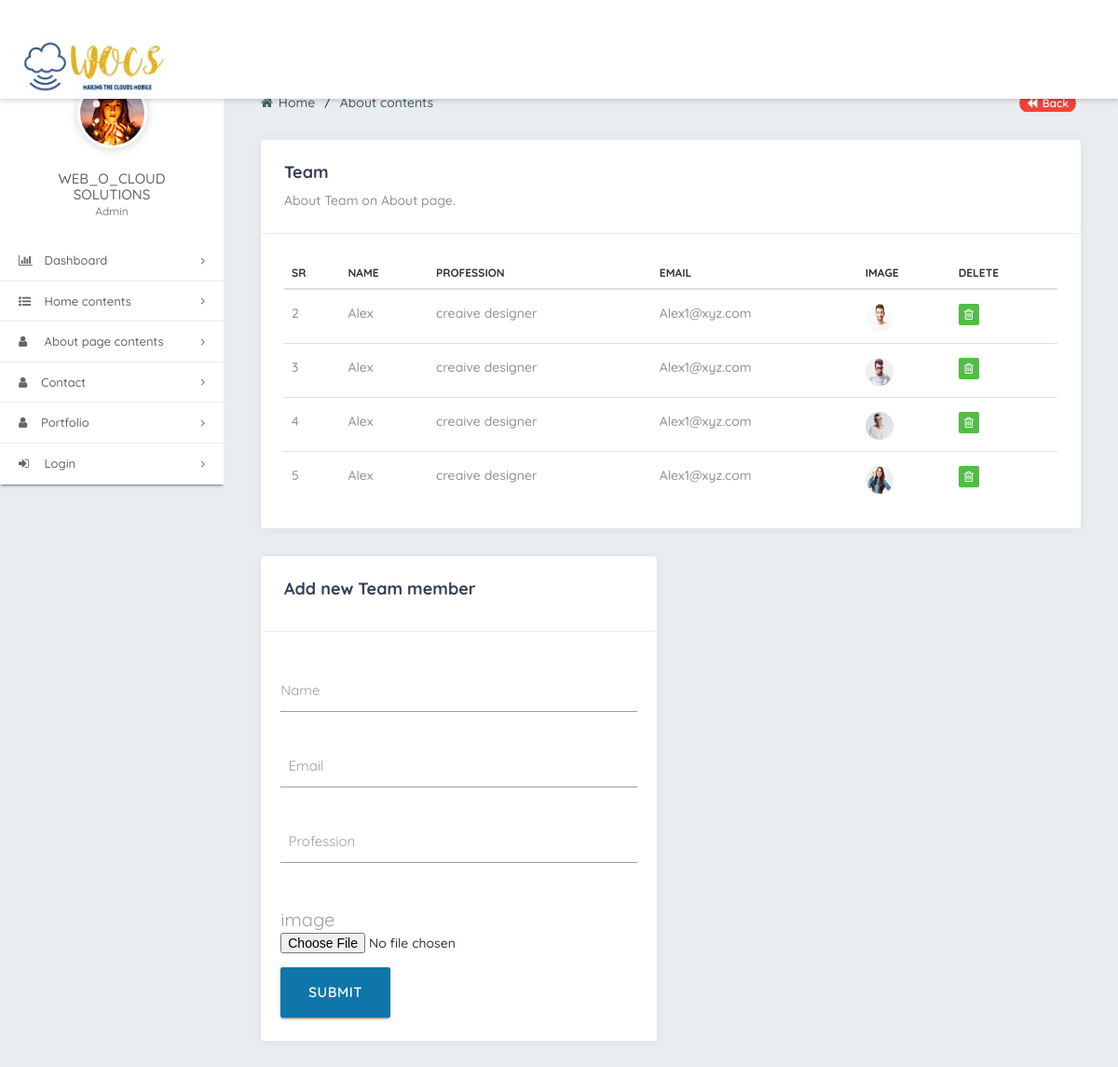
The app's page /admin/about_team.php with its own data.
### tables this page shows
CREATE TABLE `team_about` (
  `sr` int(11) NOT NULL,
  `name` varchar(100) NOT NULL,
  `profession` varchar(100) NOT NULL,
  `email` varchar(100) NOT NULL,
  `photo` varchar(100) NOT NULL
);

### admin/about_team.php (the view, shortened to what this page needs)
<!DOCTYPE html>
<html lang="en">
<head>
    <link rel="stylesheet" href="css/font-awesome.min.css">
    <link rel="stylesheet" href="css/style.css">
    <link rel="stylesheet" href="css/mob.css">
    <link rel="stylesheet" href="css/bootstrap.css">
    <link rel="stylesheet" href="css/materialize.css" />
</head>
<body>
    <?php
		include('includes/header.php');
	?>
    <div class="container-fluid sb2">
        <div class="row">
            <?php
				include('includes/sidebar.php');
			?>
            <div class="sb2-2">
                <div class="sb2-2-2">
                    <ul>
                        <li><a href="admin_index.php"><i class="fa fa-home" aria-hidden="true"></i> Home</a>
                        </li>
                        <li class="active-bre"><a href="#"> About contents</a>
                        </li>
                        <li class="page-back"><a href="admin_index.php"><i class="fa fa-backward" aria-hidden="true"></i> Back</a>
                        </li>
                    </ul>
                </div>
                <div class="sb2-2-3">
                    <div class="row">
                        <div class="col-md-12">
                            <div class="box-inn-sp">
                                <div class="inn-title">
                                    <h4>Team</h4>
                                    <p>About Team on About page.</p>
								</div>
                                <div class="tab-inn">
                                    <div class="table-responsive table-desi">
                                        <table class="table table-hover">
                                            <thead>
                                                <tr>
                                                    <th>sr</th>
                                                    <th>Name</th>
                                                    <th>Profession</th>
													<th>Email</th>
                                                    <th>image</th>
													<th>Delete</th>
                                                </tr>
                                            </thead>
                                            <tbody>
													<?php
														include('includes/c.php');
														$sql = "select * from team_about";
														$result = mysqli_query($connection,$sql);
														while($set=mysqli_fetch_array($result))
														{
															echo '<tr>
																<td>'.$set["sr"].'</td>
																<td>'.$set["name"].'</td>
																<td>'.$set["profession"].'</td>
																<td>'.$set["email"].'</td>
																<td>
																<span class="list-img"><img src="../'.$set["photo"].'" alt=""></span>
																</td>
																<td>
																<a href="#"><i class="fa fa-trash-o" aria-hidden="true"></i></a>
																</td>
																</tr>
																';
														}
													?>
                                            </tbody>
                                        </table>
                                    </div>
                                </div>
                            </div>
                        </div>
                    </div>
                </div>
				<div class="sb2-2-3">
                    <div class="row">
                        <div class="col-md-6">
                            <div class="box-inn-sp">
                                <div class="inn-title">
                                    <h4>Add new Team member</h4>
                                </div>
                                <div class="tab-inn">
                                    <form action="aboutteam_form.php" method="post" enctype="multipart/form-data">
                                        <div class="row">
                                            <div class="input-field col s12">
                                                <input name="name" id="name" type="text" class="validate">
                                                <label for="name">Name</label>
                                            </div>
                                        </div>
                                        <div class="row">
                                            <div class="input-field col s12">
                                                <input type="text" name="email" id="email"  class="validate">
                                                <label for="email">&nbsp Email</label>
                                            </div>
                                        </div>
										<div class="row">
                                            <div class="input-field col s12">
                                                <input type="text" name="prof" id="prof"  class="validate">
                                                <label for="prof">&nbsp Profession</label>
                                            </div>
                                        </div>
                                        <div class="row">
                                            <div class="input-field col s12">
											<label for="file" style="font-size:20px;">image</label><br><br>
                                                <input name="file" id="file" type="file" >
                                            </div>
                                        </div>
										<div class="row">
                                            <div class="input-field col s12">
                                                <button type="submit" name="submit"  class="waves-effect waves-light btn-large">submit</button>
                                            </div>
                                        </div>
                                    </form>
                                </div>
                            </div>
                        </div>
                    </div>
                </div>
			</div>
		</div>
</body>
</html>

### admin/css/style.css (style rules this page uses)
body { font-family: 'Quicksand', sans-serif; font-weight:500; }
h1, h2, h3, h4, h5, h6 { margin-top: 0px; margin-bottom: 0px; font-family: 'Quicksand', sans-serif; }
a,li,p,span,td,th { font-family: 'Quicksand', sans-serif; font-weight:500; }
a { -webkit-transition: all 0.5s ease; -moz-transition: all 0.5s ease; -o-transition: all 0.5s ease; transition: all 0.5s ease; }
.sb2 { background: #e8edf2; margin-top: 59px; }
.sb2-2 { float: left; width: 80%; padding: 40px; margin-left: 20%; background: #e8edf2; }
.sb2-2-2 { position: relative; overflow: hidden; margin-bottom: 15px; }
.sb2-2-2 ul { padding: 0px; margin-bottom: 0px; }
.sb2-2-2 ul li { list-style-type: none; float: left; padding-right: 5px; }
.sb2-2-2 ul li a { color: #495d65; vertical-align: middle; }
.sb2-2-2 ul li a i { padding-right: 2px; }
.active-bre:before { content: "/"; padding: 0 5px; color: #333; }
.sb2-2-3 { margin-top: 30px; }
.list-img img { width: 30px; height: 30px; border-radius: 50px; }
.inn-title { padding: 25px 25px; background: #ffffff; border-bottom: 1px solid #e8edf2; border-radius: 4px; }
.inn-title h4 { font-weight: 700; padding-bottom: 10px; color: #344054; }
.inn-title p { color: #929292; margin-bottom: 0px; }
.table-desi thead tr th { text-transform: uppercase; font-size: 12px; font-weight: 700; }
.table-desi tbody tr td { color: #929292; padding: 15px 8px 12px 8px !important; }
.table-desi i { background: #54bb49; color: #ffffff; padding: 5px 6px; border-radius: 2px; font-size: 13px; text-align: center; margin-right: 10px; }
.table-desi tbody tr td a { color: #929292; }
.box-inn-sp { background: #fff; border-radius: 4px; box-shadow: 0px 1px 10px 1px rgba(0, 0, 0, 0.05); }
.tab-inn { padding: 25px; }
.page-back { float: right !important; }
.page-back a { background: #f44336; color: #fff !important; font-size: 12px; padding: 3px 8px; border-radius: 25px; font-weight: 600; }

### records on screen
team_about: sr "2", name "Alex", profession "creaive designer", email "Alex1@xyz.com", photo (picture)
team_about: sr "3", name "Alex", profession "creaive designer", email "Alex1@xyz.com", photo (picture)
team_about: sr "4", name "Alex", profession "creaive designer", email "Alex1@xyz.com", photo (picture)
team_about: sr "5", name "Alex", profession "creaive designer", email "Alex1@xyz.com", photo (picture)
